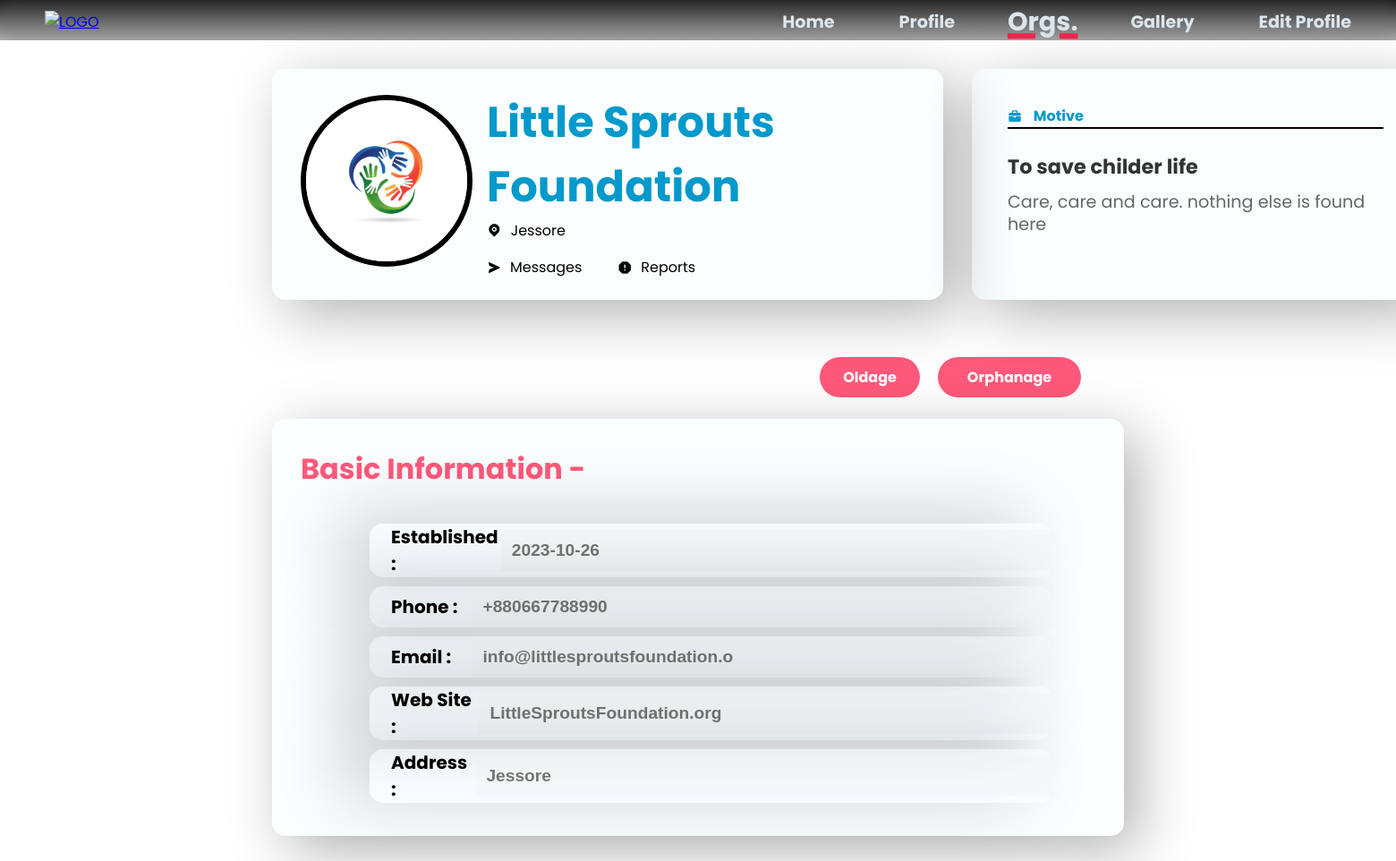
The page /Root/Org_Page/O_VIEW_ORG.php?org_id=18 (signed in) on the database as committed earlier.
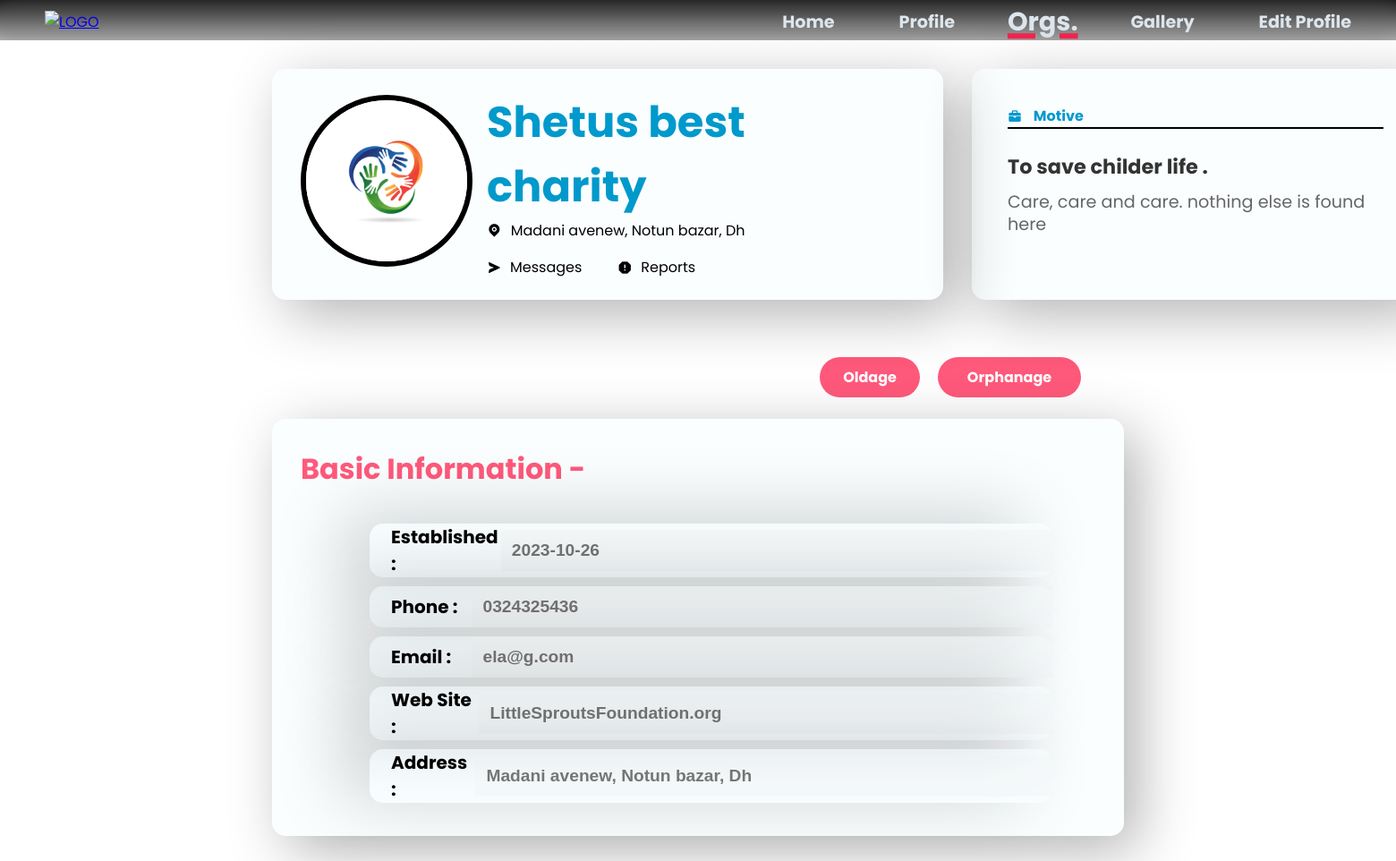
The same page on the database as committed later.
### tables this page shows
CREATE TABLE `org_list` (
  `org_id` int(11) NOT NULL,
  `org_name` varchar(30) DEFAULT NULL,
  `acc_id` int(11) NOT NULL,
  `org_description` text DEFAULT NULL,
  `org_email` varchar(30) DEFAULT NULL,
  `org_phone` varchar(20) DEFAULT NULL,
  `org_website` varchar(30) DEFAULT NULL,
  `org_logo` varchar(255) DEFAULT NULL,
  `established` date DEFAULT NULL,
  `org_location` varchar(30) DEFAULT NULL,
  `org_vision` varchar(30) DEFAULT NULL,
  `org_reviews` decimal(2,2) DEFAULT NULL
);

### Root/Org_Page/VIEW_ORG_BE.php (called while the page is built, shortened)
<?php
    include('/xampp/htdocs/DBMS_Project_Organized_One/Includes/db_con.php');
    if (isset($_GET['org_id'])) {
        $org_id = $_GET['org_id'];
        $sql = "SELECT * FROM org_list Where org_id = $org_id";
        $sql_result = mysqli_query($con, $sql);
        if (mysqli_num_rows($sql_result) > 0 ) {
            $row = mysqli_fetch_array($sql_result);
            $org_name = $row['org_name'];
            $org_description = $row['org_description'];
            $org_email = $row['org_email'];
            $org_phone = $row['org_phone'];
            $established = $row['established'];
            $org_website = $row['org_website'];
            $org_location = $row['org_location'];
            $org_vision = $row['org_vision'];
            $org_logo = $row['org_logo'];
        }
        else {
            echo "User data not found.";
        }
    }
?>

### Root/Org_Page/O_VIEW_ORG.php (the view, shortened to what the changed rows need)
<!DOCTYPE html>
<html lang="en">
<head>
    <link rel="stylesheet" href="fonts/remixicon.css">
    <link href='https://unpkg.com/boxicons@2.1.4/css/boxicons.min.css' rel='stylesheet'>
    <link href="https://cdn.jsdelivr.net/npm/remixicon@3.5.0/fonts/remixicon.css" rel="stylesheet"/>
    <link rel="stylesheet" href="https://cdn.jsdelivr.net/npm/swiper@10/swiper-bundle.min.css"/>
    <link rel="stylesheet" href="/Root/Org_Page/VIEW_ORG_STYLE.css">
</head>
<body>
    <div class="container">
        <?php
            include('/xampp/htdocs/DBMS_Project_Organized_One/Root/Org_Page/VIEW_ORG_BE.php');
        ?>
        <div class="left_portion">
            <div class="userDetails1">
                <div class="profile">
                    <figure><img src= "..//..//..//Dashboards/Own-Profiles/Org/<?php echo $org_logo ?>" alt="profile" width="250px" height="250px"></figure>
                </div>
                <div class="userDetails">
                    <div class="userName">
                        <h1><?php echo $org_name ?></h1>
                    </div>
                    <div class="map">
                        <i class="ri-map-pin-fill ri"></i>
                        <p><?php echo $org_location ?></p>
                    </div>
                </div>
            </div>
            <div class="work">
                <div class="primary">
                    <h1><?php echo $org_vision ?></h1>
                    <p><?php echo $org_description ?></p>
                </div>
            </div>
        </div>
        <div class="right_portion">
            <div class="plate">
                <h1 class="heading">Basic Information -</h1>
                <div class="info_box">
                    <div class="top">
                        <div class="cel">
                            <label>Established :</label>
                            <input placeholder="<?php echo $established ?>" disabled>
                        </div>
                        <div class="cel">
                            <label>Phone :</label>
                            <input placeholder="<?php echo $org_phone ?>" disabled>
                        </div>
                        <div class="cel">
                            <label>Email :</label>
                            <input placeholder="<?php echo $org_email ?>" disabled>
                        </div>
                        <div class="cel">
                            <label>Web Site :</label>
                            <input placeholder="<?php echo $org_website ?>" disabled>
                        </div>
                        <div class="cel">
                            <label>Address :</label>
                            <input placeholder="<?php echo $org_location ?>" disabled>
                        </div>
                    </div>
                </div>
            </div>
        </div>
    </div>
</body>
</html>

Rows that differ between the two databases and show on the page:
changed org_list "Care, care and care. nothing else is found here": org_name "Little Sprouts Foundation" → "Shetus best charity"; org_location "Jessore" → "Madani avenew, Notun bazar, Dh"; org_vision "To save childer life" → "To save childer life ."; org_phone "+880667788990" → "0324325436"; org_email "info@littlesproutsfoundation.o" → "ela@g.com"
